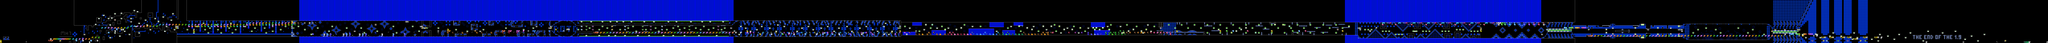

The image is a tile-based game level rendered from a .tmx file. Its description and source (layers, tilesets, objects; grid data summarised) follow:
An orthogonal 1273x27 tile map with 16x16 px tiles, 2 tile layers (SP, ...), 2 tilesets, 2 image layers.

<map version="1.10" tiledversion="1.11.2" orientation="orthogonal" renderorder="right-down" width="1273" height="27" tilewidth="16" tileheight="16" infinite="0" nextlayerid="3" nextobjectid="1">
 <editorsettings>
  <chunksize width="16" height="27" />
  <export target="../LEVELS/LEVEL DATA/lvlset_C/overawed.csv" format="csv" />
 </editorsettings>
 <tileset firstgid="1" name="famidash" tilewidth="16" tileheight="16" tilecount="256" columns="16">
  <image source="../../../GRAPHICS/famidash.bmp" width="256" height="256" />
 </tileset>
 <tileset firstgid="257" name="sprites" tilewidth="16" tileheight="16" tilecount="256" columns="16">
  <image source="../../../GRAPHICS/sprites.png" width="256" height="256" />
 </tileset>
 <imagelayer id="3" name="Image Layer 1" parallaxx="0.9" parallaxy="0.9" repeatx="1" repeaty="1">
  <image source="../../../GRAPHICS/Old/parallax Blue.bmp" width="144" height="72" />
 </imagelayer>
 <imagelayer id="4" name="Image Layer 2" offsetx="0" offsety="432" repeatx="1">
  <image source="../../../GRAPHICS/ground.bmp" width="64" height="128" />
 </imagelayer>
 <layer id="1" width="1273" height="27">
  <data>[34371 cells, 27848 non-empty, 127 distinct tile ids]</data>
 </layer>
 <layer id="2" name="SP" width="1273" height="27">
  <data>[34371 cells, 1101 non-empty, 123 distinct tile ids]</data>
 </layer>
</map>
